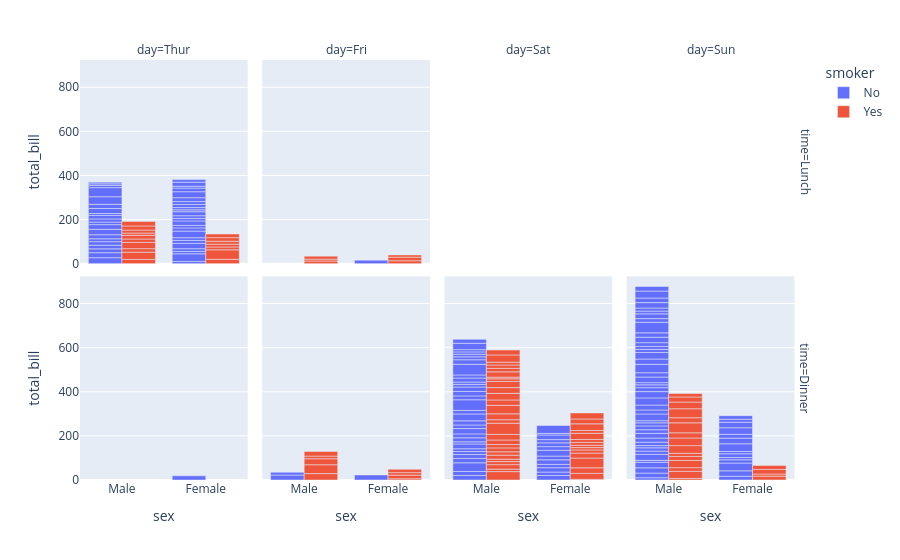

Notebook code for this chart:
### Code cell
## facet plots.
import plotly.express as px

df = px.data.tips()
fig = px.bar(df, x="sex", y="total_bill", color="smoker", barmode="group", facet_row="time", facet_col="day",
       category_orders={"day": ["Thur", "Fri", "Sat", "Sun"], "time": ["Lunch", "Dinner"]})
fig.show()

### Figure 1 — Plotly figure (JSON) as saved in the notebook; plotly's stock layout.template omitted (floating-point values rounded to 4 significant figures)
{"data": [{"alignmentgroup": "True", "hovertemplate": "smoker=No<br>time=Lunch<br>day=Thur<br>sex=%{x}<br>total_bill=%{y}<extra></extra>", "legendgroup": "No", "marker": {"color": "#636efa", "pattern": {"shape": ""}}, "name": "No", "offsetgroup": "No", "orientation": "v", "showlegend": true, "textposition": "auto", "type": "bar", "x": ["Male", "Male", "Male", "Male", "Female", "Male", "Female", "Male", "Male", "Male", "Male", "Female", "Female", "Female", "Male", "Female", "Male", "Male", "Female", "Female", "Male", "Female", "Female", "Male", "Male", "Female", "Female", "Female", "Female", "Female", "Female", "Female", "Female", "Female", "Male", "Male", "Female", "Female", "Female", "Female", "Female", "Male", "Male", "Male"], "xaxis": "x5", "y": [27.2, 22.76, 17.29, 16.66, 10.07, 15.98, 34.83, 13.03, 18.28, 24.71, 21.16, 10.65, 12.43, 24.08, 11.69, 13.42, 14.26, 15.95, 12.48, 29.8, 8.52, 14.52, 11.38, 22.82, 19.08, 20.27, 11.17, 12.26, 18.26, 8.51, 10.33, 14.15, 13.16, 17.47, 34.3, 41.19, 27.05, 16.43, 8.35, 18.64, 11.87, 9.78, 7.51, 7.56], "yaxis": "y5"}, {"alignmentgroup": "True", "hovertemplate": "smoker=Yes<br>time=Lunch<br>day=Thur<br>sex=%{x}<br>total_bill=%{y}<extra></extra>", "legendgroup": "Yes", "marker": {"color": "#EF553B", "pattern": {"shape": ""}}, "name": "Yes", "offsetgroup": "Yes", "orientation": "v", "showlegend": true, "textposition": "auto", "type": "bar", "x": ["Male", "Male", "Male", "Female", "Male", "Male", "Male", "Male", "Female", "Female", "Male", "Male", "Female", "Female", "Female", "Male", "Female"], "xaxis": "x5", "y": [19.44, 32.68, 16.0, 19.81, 28.44, 15.48, 16.58, 10.34, 43.11, 13.0, 13.51, 18.71, 12.74, 13.0, 16.4, 20.53, 16.47], "yaxis": "y5"}, {"alignmentgroup": "True", "hovertemplate": "smoker=No<br>time=Dinner<br>day=Thur<br>sex=%{x}<br>total_bill=%{y}<extra></extra>", "legendgroup": "No", "marker": {"color": "#636efa", "pattern": {"shape": ""}}, "name": "No", "offsetgroup": "No", "orientation": "v", "showlegend": false, "textposition": "auto", "type": "bar", "x": ["Female"], "xaxis": "x", "y": [18.78], "yaxis": "y"}, {"alignmentgroup": "True", "hovertemplate": "smoker=No<br>time=Lunch<br>day=Fri<br>sex=%{x}<br>total_bill=%{y}<extra></extra>", "legendgroup": "No", "marker": {"color": "#636efa", "pattern": {"shape": ""}}, "name": "No", "offsetgroup": "No", "orientation": "v", "showlegend": false, "textposition": "auto", "type": "bar", "x": ["Female"], "xaxis": "x6", "y": [15.98], "yaxis": "y6"}, {"alignmentgroup": "True", "hovertemplate": "smoker=Yes<br>time=Lunch<br>day=Fri<br>sex=%{x}<br>total_bill=%{y}<extra></extra>", "legendgroup": "Yes", "marker": {"color": "#EF553B", "pattern": {"shape": ""}}, "name": "Yes", "offsetgroup": "Yes", "orientation": "v", "showlegend": false, "textposition": "auto", "type": "bar", "x": ["Male", "Female", "Male", "Male", "Female", "Female"], "xaxis": "x6", "y": [12.16, 13.42, 8.58, 13.42, 16.27, 10.09], "yaxis": "y6"}, {"alignmentgroup": "True", "hovertemplate": "smoker=No<br>time=Dinner<br>day=Fri<br>sex=%{x}<br>total_bill=%{y}<extra></extra>", "legendgroup": "No", "marker": {"color": "#636efa", "pattern": {"shape": ""}}, "name": "No", "offsetgroup": "No", "orientation": "v", "showlegend": false, "textposition": "auto", "type": "bar", "x": ["Male", "Female", "Male"], "xaxis": "x2", "y": [22.49, 22.75, 12.46], "yaxis": "y2"}, {"alignmentgroup": "True", "hovertemplate": "smoker=Yes<br>time=Dinner<br>day=Fri<br>sex=%{x}<br>total_bill=%{y}<extra></extra>", "legendgroup": "Yes", "marker": {"color": "#EF553B", "pattern": {"shape": ""}}, "name": "Yes", "offsetgroup": "Yes", "orientation": "v", "showlegend": false, "textposition": "auto", "type": "bar", "x": ["Male", "Female", "Female", "Male", "Male", "Male", "Male", "Female", "Female"], "xaxis": "x2", "y": [28.97, 5.75, 16.32, 40.17, 27.28, 12.03, 21.01, 11.35, 15.38], "yaxis": "y2"}, {"alignmentgroup": "True", "hovertemplate": "smoker=No<br>time=Dinner<br>day=Sat<br>sex=%{x}<br>total_bill=%{y}<extra></extra>", "legendgroup": "No", "marker": {"color": "#636efa", "pattern": {"shape": ""}}, "name": "No", "offsetgroup": "No", "orientation": "v", "showlegend": false, "textposition": "auto", "type": "bar", "x": ["Male", "Male", "Female", "Female", "Male", "Male", "Male", "Male", "Male", "Male", "Female", "Male", "Male", "Female", "Female", "Male", "Male", "Male", "Female", "Male", "Male", "Male", "Female", "Male", "Male", "Male", "Female", "Male", "Male", "Female", "Female", "Male", "Female", "Male", "Male", "Female", "Male", "Male", "Male", "Male", "Male", "Male", "Female", "Male", "Male"], "xaxis": "x3", "y": [20.65, 17.92, 20.29, 15.77, 39.42, 19.82, 17.81, 13.37, 12.69, 21.7, 19.65, 9.55, 18.35, 15.06, 20.69, 17.78, 24.06, 16.31, 16.93, 18.69, 31.27, 16.04, 26.41, 48.27, 17.59, 20.08, 16.45, 20.23, 12.02, 17.07, 14.73, 10.51, 20.92, 18.24, 14.0, 7.25, 48.33, 20.45, 13.28, 11.61, 10.77, 10.07, 35.83, 29.03, 17.82], "yaxis": "y3"}, {"alignmentgroup": "True", "hovertemplate": "smoker=Yes<br>time=Dinner<br>day=Sat<br>sex=%{x}<br>total_bill=%{y}<extra></extra>", "legendgroup": "Yes", "marker": {"color": "#EF553B", "pattern": {"shape": ""}}, "name": "Yes", "offsetgroup": "Yes", "orientation": "v", "showlegend": false, "textposition": "auto", "type": "bar", "x": ["Male", "Male", "Male", "Male", "Male", "Male", "Female", "Male", "Female", "Female", "Male", "Female", "Female", "Male", "Male", "Male", "Female", "Female", "Female", "Male", "Male", "Male", "Male", "Male", "Female", "Male", "Male", "Female", "Female", "Female", "Male", "Male", "Male", "Female", "Female", "Male", "Male", "Male", "Male", "Male", "Female", "Male"], "xaxis": "x3", "y": [38.01, 11.24, 20.29, 13.81, 11.02, 18.29, 3.07, 15.01, 26.86, 25.28, 17.92, 44.3, 22.42, 15.36, 20.49, 25.21, 14.31, 10.59, 10.63, 50.81, 15.81, 26.59, 38.73, 24.27, 12.76, 30.06, 25.89, 13.27, 28.17, 12.9, 28.15, 11.59, 7.74, 30.14, 22.12, 24.01, 15.69, 15.53, 12.6, 32.83, 27.18, 22.67], "yaxis": "y3"}, {"alignmentgroup": "True", "hovertemplate": "smoker=No<br>time=Dinner<br>day=Sun<br>sex=%{x}<br>total_bill=%{y}<extra></extra>", "legendgroup": "No", "marker": {"color": "#636efa", "pattern": {"shape": ""}}, "name": "No", "offsetgroup": "No", "orientation": "v", "showlegend": false, "textposition": "auto", "type": "bar", "x": ["Female", "Male", "Male", "Male", "Female", "Male", "Male", "Male", "Male", "Male", "Male", "Female", "Male", "Male", "Female", "Male", "Female", "Male", "Female", "Male", "Male", "Male", "Male", "Male", "Male", "Male", "Male", "Male", "Male", "Female", "Female", "Male", "Male", "Male", "Male", "Male", "Female", "Female", "Male", "Male", "Male", "Male", "Male", "Male", "Female", "Male", "Female", "Female", "Male", "Male", "Male", "Female", "Male", "Male", "Male", "Male", "Male"], "xaxis": "x4", "y": [16.99, 10.34, 21.01, 23.68, 24.59, 25.29, 8.77, 26.88, 15.04, 14.78, 10.27, 35.26, 15.42, 18.43, 14.83, 21.58, 10.33, 16.29, 16.97, 17.46, 13.94, 9.68, 30.4, 18.29, 22.23, 32.4, 28.55, 18.04, 12.54, 10.29, 34.81, 9.94, 25.56, 19.49, 38.07, 23.95, 25.71, 17.31, 29.93, 14.07, 13.13, 17.26, 24.55, 19.77, 29.85, 48.17, 25.0, 13.39, 16.49, 21.5, 12.66, 16.21, 13.81, 24.52, 20.76, 31.71, 20.69], "yaxis": "y4"}, {"alignmentgroup": "True", "hovertemplate": "smoker=Yes<br>time=Dinner<br>day=Sun<br>sex=%{x}<br>total_bill=%{y}<extra></extra>", "legendgroup": "Yes", "marker": {"color": "#EF553B", "pattern": {"shape": ""}}, "name": "Yes", "offsetgroup": "Yes", "orientation": "v", "showlegend": false, "textposition": "auto", "type": "bar", "x": ["Female", "Male", "Male", "Male", "Male", "Male", "Male", "Female", "Male", "Male", "Male", "Male", "Male", "Male", "Female", "Male", "Female", "Male", "Male"], "xaxis": "x4", "y": [17.51, 7.25, 31.85, 16.82, 32.9, 17.89, 14.48, 9.6, 34.63, 34.65, 23.33, 45.35, 23.17, 40.55, 20.9, 30.46, 18.15, 23.1, 15.69], "yaxis": "y4"}], "layout": {"annotations": [{"font": {}, "showarrow": false, "text": "day=Thur", "x": 0.115, "xanchor": "center", "xref": "paper", "y": 1, "yanchor": "bottom", "yref": "paper"}, {"font": {}, "showarrow": false, "text": "day=Fri", "x": 0.365, "xanchor": "center", "xref": "paper", "y": 1, "yanchor": "bottom", "yref": "paper"}, {"font": {}, "showarrow": false, "text": "day=Sat", "x": 0.615, "xanchor": "center", "xref": "paper", "y": 1, "yanchor": "bottom", "yref": "paper"}, {"font": {}, "showarrow": false, "text": "day=Sun", "x": 0.865, "xanchor": "center", "xref": "paper", "y": 1, "yanchor": "bottom", "yref": "paper"}, {"font": {}, "showarrow": false, "text": "time=Dinner", "textangle": 90, "x": 0.98, "xanchor": "left", "xref": "paper", "y": 0.2425, "yanchor": "middle", "yref": "paper"}, {"font": {}, "showarrow": false, "text": "time=Lunch", "textangle": 90, "x": 0.98, "xanchor": "left", "xref": "paper", "y": 0.7575, "yanchor": "middle", "yref": "paper"}], "barmode": "group", "legend": {"title": {"text": "smoker"}, "tracegroupgap": 0}, "margin": {"t": 60}, "xaxis": {"anchor": "y", "domain": [0, 0.23], "title": {"text": "sex"}}, "xaxis2": {"anchor": "y2", "domain": [0.25, 0.48], "matches": "x", "title": {"text": "sex"}}, "xaxis3": {"anchor": "y3", "domain": [0.5, 0.73], "matches": "x", "title": {"text": "sex"}}, "xaxis4": {"anchor": "y4", "domain": [0.75, 0.98], "matches": "x", "title": {"text": "sex"}}, "xaxis5": {"anchor": "y5", "domain": [0, 0.23], "matches": "x", "showticklabels": false}, "xaxis6": {"anchor": "y6", "domain": [0.25, 0.48], "matches": "x", "showticklabels": false}, "xaxis7": {"anchor": "y7", "domain": [0.5, 0.73], "matches": "x", "showticklabels": false}, "xaxis8": {"anchor": "y8", "domain": [0.75, 0.98], "matches": "x", "showticklabels": false}, "yaxis": {"anchor": "x", "domain": [0, 0.485], "title": {"text": "total_bill"}}, "yaxis2": {"anchor": "x2", "domain": [0, 0.485], "matches": "y", "showticklabels": false}, "yaxis3": {"anchor": "x3", "domain": [0, 0.485], "matches": "y", "showticklabels": false}, "yaxis4": {"anchor": "x4", "domain": [0, 0.485], "matches": "y", "showticklabels": false}, "yaxis5": {"anchor": "x5", "domain": [0.515, 1], "matches": "y", "title": {"text": "total_bill"}}, "yaxis6": {"anchor": "x6", "domain": [0.515, 1], "matches": "y", "showticklabels": false}, "yaxis7": {"anchor": "x7", "domain": [0.515, 1], "matches": "y", "showticklabels": false}, "yaxis8": {"anchor": "x8", "domain": [0.515, 1], "matches": "y", "showticklabels": false}}}
